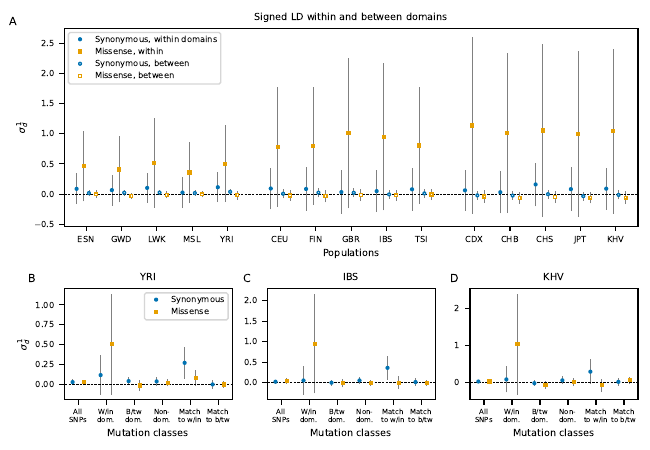

Here is the Python script that generated this plot:
# Figure 6: LD within and between gene domains
import sys
import moments.TwoLocus
import matplotlib.pylab as plt
import numpy as np
import pickle

# set font sizes
import matplotlib

plt.rcParams["legend.title_fontsize"] = "xx-small"
matplotlib.rc("xtick", labelsize=6)
matplotlib.rc("ytick", labelsize=6)
matplotlib.rc("axes", labelsize=7)
matplotlib.rc("axes", titlesize=7)
matplotlib.rc("legend", fontsize=6)

from bokeh.palettes import Colorblind

data = {}

bs = {}

populations = {
    "Africa": ["ESN", "GWD", "LWK", "MSL", "YRI"],
    "Europe": ["CEU", "FIN", "GBR", "IBS", "TSI"],
    "East Asia": ["CDX", "CHB", "CHS", "JPT", "KHV"],
}

for continent, pops in populations.items():
    for pop in pops:
        ld_pop = pickle.load(
            open(f"../analysis/parsed_data/{pop}.unphased.domains.bp", "rb")
        )
        data[pop] = ld_pop
        bs_pop = pickle.load(
            open(
                f"../analysis/parsed_data/{pop}.unphased.domains.sigmad1.bootstrap_std_err.bp",
                "rb",
            )
        )
        bs[pop] = bs_pop

ms = 2
lw = 0.5
markers = ["x", "+", "1"]
colors = Colorblind[8]

def plot_inside_outside(pop, ax, legend=False, ylabel=False, xlabel=True):
    # plot missense and synonymous for each, in the order:
    # gene-wide, within domains, between domains, all outside domains, matched to
    #   distances within, matched to distances between
    to_plot = []
    err = []
    # add gene-wide values
    data_all = pickle.load(
        open(f"../analysis/parsed_data/{pop}.unphased.within.between.bp", "rb")
    )
    bs_all = pickle.load(
        open(
            f"../analysis/parsed_data/{pop}.unphased.within.between.sigmad1.bootstrap_std_err.bp",
            "rb",
        )
    )
    to_plot.append(
        data_all["ld_within"]["synonymous"][3] / data_all["ld_within"]["synonymous"][2]
    )
    to_plot.append(
        data_all["ld_within"]["missense"][3] / data_all["ld_within"]["missense"][2]
    )
    err.append(bs_all["bs_within"]["synonymous"])
    err.append(bs_all["bs_within"]["missense"])
    # add within and between values
    to_plot.append(
        data[pop]["ld_within_domains"]["synonymous"][3]
        / data[pop]["ld_within_domains"]["synonymous"][2]
    )
    to_plot.append(
        data[pop]["ld_within_domains"]["missense"][3]
        / data[pop]["ld_within_domains"]["missense"][2]
    )
    to_plot.append(
        data[pop]["ld_between_domains"]["synonymous"][3]
        / data[pop]["ld_between_domains"]["synonymous"][2]
    )
    to_plot.append(
        data[pop]["ld_between_domains"]["missense"][3]
        / data[pop]["ld_between_domains"]["missense"][2]
    )
    err.append(bs[pop]["bs_within"]["synonymous"])
    err.append(bs[pop]["bs_within"]["missense"])
    err.append(bs[pop]["bs_between"]["synonymous"])
    err.append(bs[pop]["bs_between"]["missense"])
    # add all pairs outside of domains
    data_outside = pickle.load(
        open(f"../analysis/parsed_data/{pop}.unphased.outside_domains.bp", "rb")
    )
    bs_outside = pickle.load(
        open(
            f"../analysis/parsed_data/{pop}.unphased._outside_domains.sigmad1.bootstrap_std_err.bp",
            "rb",
        )
    )
    to_plot.append(
        data_outside["ld_outside_totals"]["synonymous"][3]
        / data_outside["ld_outside_totals"]["synonymous"][2]
    )
    to_plot.append(
        data_outside["ld_outside_totals"]["missense"][3]
        / data_outside["ld_outside_totals"]["missense"][2]
    )
    err.append(bs_outside["bs_outside_domains"]["synonymous"])
    err.append(bs_outside["bs_outside_domains"]["missense"])
    # add pairs outside domains matched to within domain distances
    to_plot.append(
        data_outside["ld_weighted_within"]["synonymous"][3]
        / data_outside["ld_weighted_within"]["synonymous"][2]
    )
    to_plot.append(
        data_outside["ld_weighted_within"]["missense"][3]
        / data_outside["ld_weighted_within"]["missense"][2]
    )
    err.append(bs_outside["bs_weighted_within"]["synonymous"])
    err.append(bs_outside["bs_weighted_within"]["missense"])
    # add pairs outside domains matched to between domain distances
    to_plot.append(
        data_outside["ld_weighted_between"]["synonymous"][3]
        / data_outside["ld_weighted_between"]["synonymous"][2]
    )
    to_plot.append(
        data_outside["ld_weighted_between"]["missense"][3]
        / data_outside["ld_weighted_between"]["missense"][2]
    )
    err.append(bs_outside["bs_weighted_between"]["synonymous"])
    err.append(bs_outside["bs_weighted_between"]["missense"])

    to_plot = np.array(to_plot)
    err = np.array(err)

    labels = [
        "All\nSNPs",
        "W/in\ndom.",
        "B/tw\ndom.",
        "Non-\ndom.",
        "Match\nto w/in",
        "Match\nto b/tw",
    ]
    xx_labels = np.arange(1, len(labels) + 1)
    xx = xx_labels # np.reshape(np.array([xx_labels - 0.2, xx_labels + 0.2]).T, (1, 12)).flatten()
    ax.plot((xx[0] - 1, xx[-1] + 1), (0, 0), "k--", lw=lw, label=None)

    ax.plot(
        xx - 0.2,
        to_plot.reshape((6, 2))[:, 0],
        "o",
        ms=ms,
        color=colors[0],
        label="Synonymous",
    )
    ax.plot(
        xx + 0.2,
        to_plot.reshape((6, 2))[:, 1],
        "s",
        ms=ms,
        color=colors[1],
        label="Missense",
    )

    ax.errorbar(
        xx - 0.2,
        to_plot.reshape((6, 2))[:, 0],
        yerr=1.96 * err.reshape((6, 2))[:, 0],
        linestyle="None",
        linewidth=lw,
        color="gray",
    )
    ax.errorbar(
        xx + 0.2,
        to_plot.reshape((6, 2))[:, 1],
        yerr=1.96 * err.reshape((6, 2))[:, 1],
        linestyle="None",
        linewidth=lw,
        color="gray",
    )
    ax.set_xticks(xx)
    ax.set_xticklabels(labels, fontsize=5)
    if xlabel:
        ax.set_xlabel("Mutation classes")
    if ylabel:
        ax.set_ylabel("$\sigma_d^1$")
    if legend:
        ax.legend()
    ax.set_title(pop)
    ax.set_xlim(xx[0] - 0.5, xx[-1] + 0.5)

fig = plt.figure(5, figsize=(6.5, 4.5))
fig.clf()


# plot all stats within genes
ax1 = plt.subplot2grid((5, 3), (0, 0), rowspan=3, colspan=3)

xx = np.concatenate(
    (np.linspace(1, 20, 20), np.linspace(23, 42, 20), np.linspace(45, 64, 20))
)
yy = []
err = []

for continent in ["Africa", "Europe", "East Asia"]:
    for pop in populations[continent]:
        yy.append(
            data[pop]["ld_within_domains"]["synonymous"][3]
            / data[pop]["ld_within_domains"]["synonymous"][2]
        )
        yy.append(
            data[pop]["ld_within_domains"]["missense"][3]
            / data[pop]["ld_within_domains"]["missense"][2]
        )
        yy.append(
            data[pop]["ld_between_domains"]["synonymous"][3]
            / data[pop]["ld_between_domains"]["synonymous"][2]
        )
        yy.append(
            data[pop]["ld_between_domains"]["missense"][3]
            / data[pop]["ld_between_domains"]["missense"][2]
        )
        err.append(1.96 * bs[pop]["bs_within"]["synonymous"])
        err.append(1.96 * bs[pop]["bs_within"]["missense"])
        err.append(1.96 * bs[pop]["bs_between"]["synonymous"])
        err.append(1.96 * bs[pop]["bs_between"]["missense"])

yy = np.array(yy)

ax1.plot([0, 65], [0, 0], "k--", lw=lw)

for ii, v in enumerate(xx):
    if ii % 4 == 0:
        xx[ii] = v + 0.4
    elif ii % 4 == 1:
        xx[ii] = v + 0.2
    elif ii % 4 == 2:
        xx[ii] = v - 0.2
    elif ii % 4 == 3:
        xx[ii] = v - 0.4

ax1.plot(
    xx.reshape(15, 4)[:, 0],
    yy.reshape(15, 4)[:, 0],
    "o",
    ms=ms,
    color=colors[0],
    label="Synonymous, within domains",
)
ax1.plot(
    xx.reshape(15, 4)[:, 1],
    yy.reshape(15, 4)[:, 1],
    "s",
    ms=ms,
    color=colors[1],
    label="Missense, within",
)
ax1.plot(
    xx.reshape(15, 4)[:, 2],
    yy.reshape(15, 4)[:, 2],
    "o",
    ms=ms,
    markerfacecolor="white",
    color=colors[0],
    label="Synonymous, between",
)
ax1.plot(
    xx.reshape(15, 4)[:, 3],
    yy.reshape(15, 4)[:, 3],
    "s",
    ms=ms,
    markerfacecolor="white",
    color=colors[1],
    label="Missense, between",
)


ax1.errorbar(xx, yy, yerr=err, linestyle="None", linewidth=lw, color="gray")

ax1.set_ylabel(r"$\sigma_d^1$")
ax1.set_xlabel("Populations")

ax1.set_xticks(np.mean(xx.reshape(15, 4), axis=1))
ax1.set_xticklabels(
    populations["Africa"] + populations["Europe"] + populations["East Asia"]
)

# ax1.text(xx[0], 0.1, "synonymous", rotation=90, ha="center", va="center")
# ax1.text(xx[1], 0.12, "missense", rotation=90, ha="center", va="center")
# ax1.text(5, 0.005, "neutral expectation", ha="center", va="center")

ax1.legend(loc="upper left")

ax1.set_xlim([0, 65])
ax1.set_title("Signed LD within and between domains")

ax2 = plt.subplot2grid((5, 3), (3, 0), rowspan=2)

plot_inside_outside("YRI", ax2, ylabel=True, legend=True)

ax3 = plt.subplot2grid((5, 3), (3, 1), rowspan=2)

plot_inside_outside("IBS", ax3)

ax4 = plt.subplot2grid((5, 3), (3, 2), rowspan=2)

plot_inside_outside("KHV", ax4)

fig.tight_layout()
fig.text(0.02, 0.95, "A", fontsize=8, ha="center", va="center")
fig.text(0.05, 0.38, "B", fontsize=8, ha="center", va="center")
fig.text(0.38, 0.38, "C", fontsize=8, ha="center", va="center")
fig.text(0.70, 0.38, "D", fontsize=8, ha="center", va="center")

plt.savefig(f"fig6.pdf")
